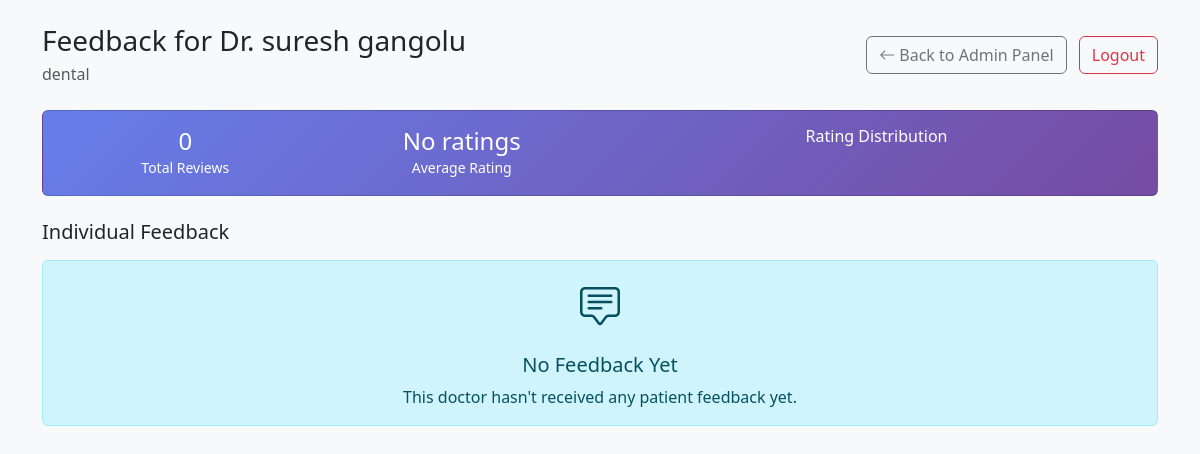
The app's page /doctor-feedback/6/ (signed in) with its own data.
### dhealth/models.py (models this page shows)
class Profile(models.Model):
    user = models.OneToOneField(User, on_delete=models.CASCADE)
    is_doc = models.BooleanField(default=False)
    is_active = models.BooleanField(default=False)
    spec = models.CharField(max_length=100, blank=True)
    license = models.FileField(upload_to='docs/', blank=True)
    address = models.TextField(blank=True)

### dhealth/views.py (the view)
# urls.py: path('doctor-feedback/<int:doctor_id>/', views.doctor_feedback, name='doctor_feedback'),
def doctor_feedback(request, doctor_id):
    if not request.session.get('adm'):
        return redirect('adlog')
    doctor = get_object_or_404(Profile, id=doctor_id, is_doc=True)
    feedback_bookings = Booking.objects.filter(
        doc=doctor,
        feedback_rating__isnull=False,
        status='confirmed'
    ).select_related('pat__user', 'slot').order_by('-created')
    total_ratings = feedback_bookings.count()
    if total_ratings > 0:
        avg_rating = sum(b.feedback_rating for b in feedback_bookings) / total_ratings
        avg_rating = round(avg_rating, 2)
    else:
        avg_rating = 0
    rating_counts = {i: 0 for i in range(1, 6)}
    for booking in feedback_bookings:
        rating_counts[booking.feedback_rating] += 1
    return render(request, 'doctor_feedback.html', {
        'doctor': doctor,
        'feedback_bookings': feedback_bookings,
        'total_ratings': total_ratings,
        'avg_rating': avg_rating,
        'rating_counts': rating_counts,
    })

### templates/doctor_feedback.html (shortened to what this page needs)
<!DOCTYPE html>
<html>
<head>
    <link href="https://cdn.jsdelivr.net/npm/bootstrap@5.3.0/dist/css/bootstrap.min.css" rel="stylesheet">
    <link rel="stylesheet" href="https://cdn.jsdelivr.net/npm/bootstrap-icons@1.8.1/font/bootstrap-icons.css">
</head>
<body class="bg-light">
    <div class="container mt-4">
        <div class="d-flex justify-content-between align-items-center mb-4">
            <div>
                <h3 class="mb-1">Feedback for Dr. {{ doctor.user.first_name }} {{ doctor.user.last_name }}</h3>
                <p class="text-muted mb-0">{{ doctor.spec }}</p>
            </div>
            <div>
                <a href="{% url 'adpanel' %}" class="btn btn-outline-secondary">
                    <i class="bi bi-arrow-left"></i> Back to Admin Panel
                </a>
                <a href="{% url 'logout' %}" class="btn btn-outline-danger ms-2">Logout</a>
            </div>
        </div>
        <div class="card rating-summary mb-4">
            <div class="card-body">
                <div class="row text-center">
                    <div class="col-md-3">
                        <h4 class="mb-0">{{ total_ratings }}</h4>
                        <small>Total Reviews</small>
                    </div>
                    <div class="col-md-3">
                        <h4 class="mb-0">
                            {% if avg_rating > 0 %}
                                {{ avg_rating }}/5
                            {% else %}
                                No ratings
                            {% endif %}
                        </h4>
                        <small>Average Rating</small>
                    </div>
                    <div class="col-md-6">
                        <h6 class="mb-2">Rating Distribution</h6>
                    </div>
                </div>
            </div>
        </div>
        <h5 class="mb-3">Individual Feedback</h5>
        {% if feedback_bookings %}
            <div class="row">
                {% for booking in feedback_bookings %}
                <div class="col-md-6 mb-3">
                    <div class="card feedback-card h-100">
                        <div class="card-body">
                            <div class="d-flex justify-content-between align-items-start mb-2">
                                <h6 class="card-title mb-0">{{ booking.pat.user.first_name }} {{ booking.pat.user.last_name }}</h6>
                                <div class="star-rating">
                                    {% for i in "12345" %}
                                        {% if forloop.counter <= booking.feedback_rating %}
                                            <i class="bi bi-star-fill"></i>
                                        {% else %}
                                            <i class="bi bi-star"></i>
                                        {% endif %}
                                    {% endfor %}
                                    <span class="ms-1 text-dark">{{ booking.feedback_rating }}/5</span>
                                </div>
                            </div>
                            <div class="mb-2">
                                <small class="text-muted">
                                    <i class="bi bi-calendar"></i> {{ booking.slot.date|date:"M d, Y" }} at {{ booking.slot.get_time_range }}
                                </small>
                            </div>
                            {% if booking.feedback_comment %}
                                <p class="card-text">{{ booking.feedback_comment }}</p>
                            {% else %}
                                <p class="card-text text-muted fst-italic">No written feedback provided</p>
                            {% endif %}
                            <div class="text-end">
                                <small class="text-muted">
                                    <i class="bi bi-clock"></i> Reviewed on {{ booking.created|date:"M d, Y" }}
                                </small>
                            </div>
                        </div>
                    </div>
                </div>
                {% endfor %}
            </div>
        {% else %}
            <div class="alert alert-info text-center">
                <i class="bi bi-chat-square-text fs-1 mb-3 d-block"></i>
                <h5>No Feedback Yet</h5>
                <p class="mb-0">This doctor hasn't received any patient feedback yet.</p>
            </div>
        {% endif %}
    </div>
</body>
</html>

### templates/doctor_feedback.html (style rules this page uses)
.rating-summary { background: linear-gradient(135deg, #667eea 0%, #764ba2 100%); color: white; }

### records on screen
Profile: user.first_name "suresh", user.last_name "gangolu", spec "dental"

### other values on screen
{{ total_ratings }} "0"
